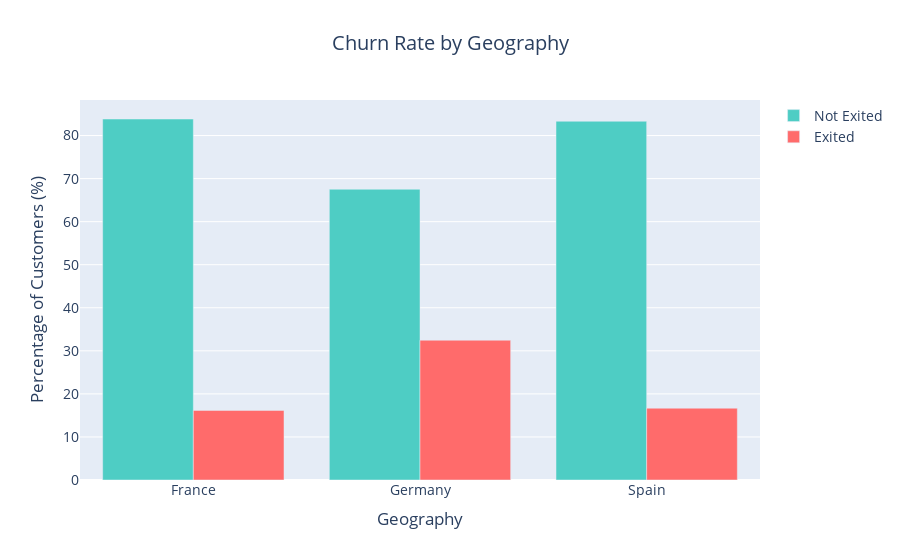

Notebook cell for this chart:
### Markdown cell above
## 4. Bivariate Analysis: Categorical Features vs. Churn

We have completed our analysis of the numerical features. Now, we'll investigate the relationship between **categorical features** and our `Exited` target. This will help us identify if specific customer *groups* are more at-risk.

### 4.1. Geography vs. Exited

We'll begin with **Geography**. Our univariate analysis showed a large customer base in France and smaller, similar-sized groups in Germany and Spain.

The key question is: **"Does a customer's country have a significant association with their likelihood to churn?"**

To answer this, we will:
1.  **Visualize:** Use a grouped bar chart to plot the normalized churn rate (percentage) for each country. This directly compares the proportion of churners vs. non-churners *within* each geography.
2.  **Test:** Perform a **Chi-Squared Test of Independence**. This is the correct statistical test to determine if there is a statistically significant association between two categorical variables (`Geography` and `Exited`).

### Code cell
# Geography vs. Exited
geo_churn = df_clean.groupby('Geography')['Exited'].value_counts(normalize=True).unstack().fillna(0) * 100

fig = go.Figure()
fig.add_trace(go.Bar(x=geo_churn.index, y=geo_churn[0], name='Not Exited', marker_color='#4ECDC4'))
fig.add_trace(go.Bar(x=geo_churn.index, y=geo_churn[1], name='Exited', marker_color='#FF6B6B'))

fig.update_layout(barmode='group', title_text='Churn Rate by Geography', title_x=0.5, xaxis_title='Geography', yaxis_title='Percentage of Customers (%)', font=dict(size=14))
fig.show()

# Hypothesis Test (Chi-Squared)
contingency_table = pd.crosstab(df_clean['Geography'], df_clean['Exited'])
chi2, p_value, _, _ = chi2_contingency(contingency_table)

print(f"**** Geography vs. Churn Statistical Test ****\n")
print(f"Chi-Squared Statistic: {chi2:.4f}")
print(f"P-value: {p_value:.4f}")

if p_value < 0.05:
    print("Conclusion: The p-value is less than 0.05, so we reject the null hypothesis.")
    print("There is a statistically significant association between a customer's geography and their churn status.")
else:
    print("Conclusion: The p-value is greater than 0.05, so we fail to reject the null hypothesis.")
    print("There is no statistically significant association between geography and churn.")

### Figure 1 — Plotly figure (JSON) as saved in the notebook; plotly's stock layout.template omitted (floating-point values rounded to 4 significant figures)
{"data": [{"marker": {"color": "#4ECDC4"}, "name": "Not Exited", "type": "bar", "x": ["France", "Germany", "Spain"], "y": [83.84, 67.53, 83.32]}, {"marker": {"color": "#FF6B6B"}, "name": "Exited", "type": "bar", "x": ["France", "Germany", "Spain"], "y": [16.16, 32.47, 16.68]}], "layout": {"barmode": "group", "font": {"size": 14}, "title": {"text": "Churn Rate by Geography", "x": 0.5}, "xaxis": {"title": {"text": "Geography"}}, "yaxis": {"title": {"text": "Percentage of Customers (%)"}}}}
